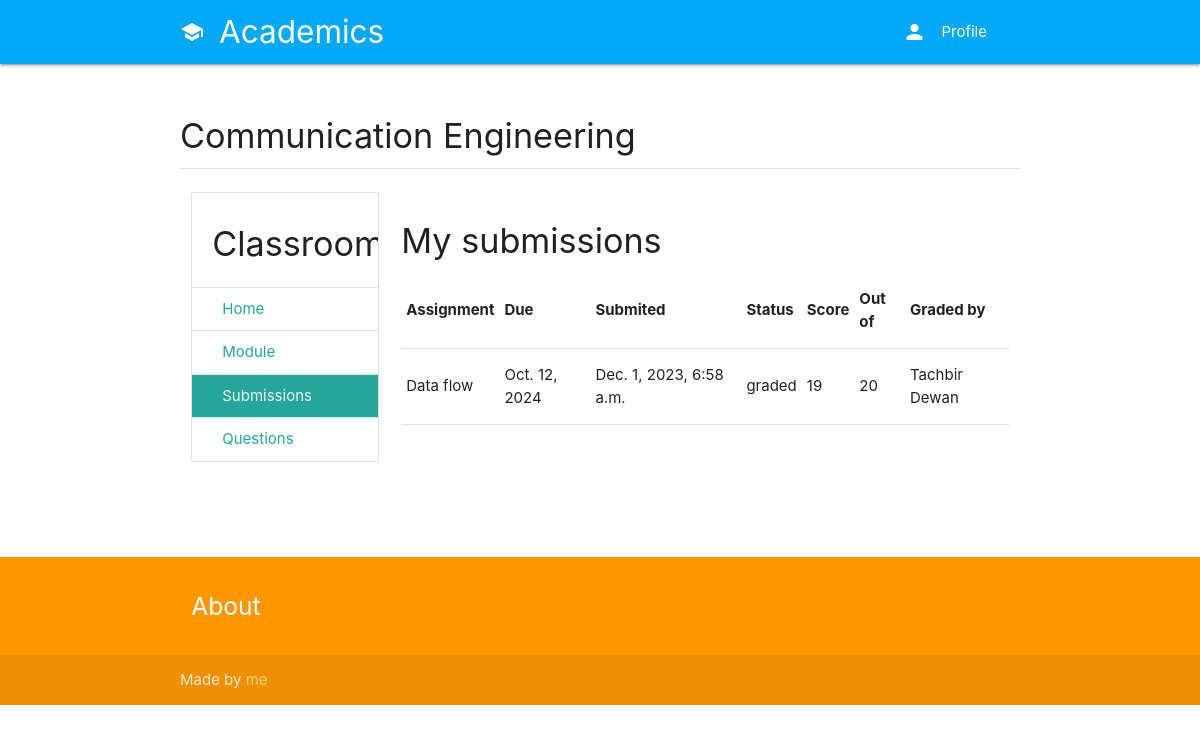
/course/e46793b5730f43e9badbcbce2be893d7/submissions (signed in), run on the app's committed database.
### classroom/models.py (models this page shows, shortened)
class Course(models.Model):
	id = models.UUIDField(primary_key=True, default=uuid.uuid4, editable=False)
	picture = models.ImageField(upload_to=user_directory_path)
	title = models.CharField(max_length=200)
	description = models.CharField(max_length=300)
	category = models.ForeignKey(Category, on_delete=models.CASCADE)
	syllabus = RichTextField()
	user = models.ForeignKey(User, on_delete=models.CASCADE, related_name='course_owner')
	enrolled = models.ManyToManyField(User)
	modules = models.ManyToManyField(Module)
	questions = models.ManyToManyField(Question)

class Grade(models.Model):
	course = models.ForeignKey(Course, on_delete=models.CASCADE)
	submission = models.ForeignKey(Submission, on_delete=models.CASCADE)
	points = models.PositiveIntegerField(default=0)
	graded_by = models.ForeignKey(User, on_delete=models.CASCADE, blank=True, null=True)
	status = models.CharField(choices=STATUS_CHOICES, default='pending', max_length=10, verbose_name='Status')

### assignment/models.py (models this page shows, shortened)
class Submission(models.Model):
	file = models.FileField(upload_to=user_directory_path)
	comment = models.CharField(max_length=1000)
	date = models.DateTimeField(auto_now_add=True)
	assignment = models.ForeignKey(Assignment, on_delete=models.CASCADE)
	user = models.ForeignKey(User, on_delete=models.CASCADE)

class Assignment(models.Model):
	title = models.CharField(max_length=150)
	content = RichTextField()
	points = models.PositiveIntegerField()
	due = models.DateField()
	files = models.ManyToManyField(AssignmentFileContent)
	user = models.ForeignKey(User, on_delete=models.CASCADE)

### classroom/views.py (the view)
# urls.py: path('<course_id>/submissions', Submissions, name='submissions'),
def Submissions(request, course_id):
	user = request.user
	course = get_object_or_404(Course, id=course_id)
	grades = Grade.objects.filter(course=course, submission__user=user)
	context = {
		'grades': grades,
		'course': course
	}
	return render(request, 'classroom/submissions.html', context)

### authy/views.py (called while the page is built)
def SideNavInfo(request):
	user = request.user
	nav_profile = None
	if user.is_authenticated:
		nav_profile = Profile.objects.get(user=user)
	return {'nav_profile': nav_profile}

### direct/views.py (called while the page is built)
def CheckDirects(request):
    directs_count = 0
    if request.user.is_authenticated:
        directs_count = Message.objects.filter(user=request.user, is_read=False).count()
    return {'directs_count': directs_count}

### student_portal/templates/classroom/submissions.html
{% extends 'base.html' %}
{% load static %}
{% block content %}
<div class="section">
	<h4>{{ course.title }}</h4>
	<div class="divider"></div>
</div>
<div class="row">
<div class="col s3">
      <ul class="collection with-header">
        <li class="collection-header"><h4>Classroom</h4></li>
        <a href="{% url 'course' course.id %}" class="collection-item">Home</a>
        <a href="{% url 'modules' course.id %}" class="collection-item">Module</a>
        <a href="{% url 'submissions' course.id %}" class="collection-item active">Submissions</a>
        <a href="{% url 'questions' course.id %}" class="collection-item">Questions</a>
      </ul>
</div>
<div class="col s9">
  <div class="section">
    <h4>My submissions</h4>
      <table>
        <thead>
          <tr>
              <th>Assignment</th>
              <th>Due</th>
              <th>Submited</th>
              <th>Status</th>
              <th>Score</th>
              <th>Out of</th>
              <th>Graded by</th>
          </tr>
        </thead>
        <tbody>
        {% for grade in grades %}
          <tr>
            <td>{{ grade.submission.assignment.title }}</td>
            <td>{{ grade.submission.assignment.due }}</td>
            <td>{{ grade.submission.date }}</td>
            <td>{{ grade.status }}</td>
            <td>{{ grade.points }}</td>
            <td>{{ grade.submission.assignment.points }}</td>
            <td>{{ grade.graded_by.get_full_name }}</td>
          </tr>
        {% endfor %}
        </tbody>
      </table>
  </div>
</div>
</div>
{% endblock %}

### data on the page
Course: title "Communication Engineering"
Grade: submission.assignment "Data flow", submission.assignment.due "Oct. 12, 2024", submission "Dec. 1, 2023, 6:58 a.m.", status "graded", points "19", submission.assignment.points "20", graded_by.get_full_name "Tachbir Dewan"
